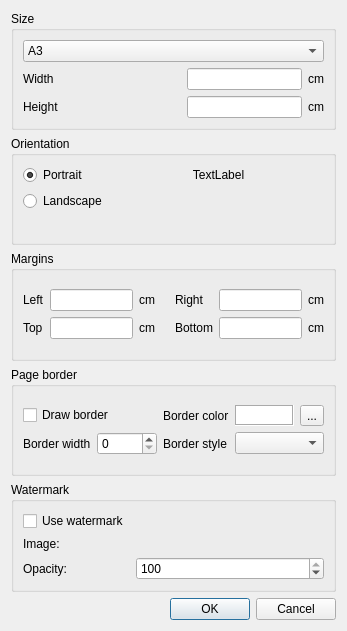
<?xml version="1.0" encoding="UTF-8"?>
<ui version="4.0">
 <class>PageSettingDlg</class>
 <widget class="QDialog" name="PageSettingDlg">
  <property name="geometry">
   <rect>
    <x>0</x>
    <y>0</y>
    <width>347</width>
    <height>631</height>
   </rect>
  </property>
  <property name="sizePolicy">
   <sizepolicy hsizetype="Preferred" vsizetype="Preferred">
    <horstretch>0</horstretch>
    <verstretch>0</verstretch>
   </sizepolicy>
  </property>
  <property name="minimumSize">
   <size>
    <width>347</width>
    <height>450</height>
   </size>
  </property>
  <property name="maximumSize">
   <size>
    <width>347</width>
    <height>631</height>
   </size>
  </property>
  <property name="windowTitle">
   <string>Page settings</string>
  </property>
  <property name="windowIcon">
   <iconset resource="images.qrc">
    <normaloff>:/new/prefix1/images/pageSetting.png</normaloff>:/new/prefix1/images/pageSetting.png</iconset>
  </property>
  <layout class="QVBoxLayout" name="verticalLayout_6">
   <item>
    <widget class="QGroupBox" name="groupBox_3">
     <property name="title">
      <string>Size</string>
     </property>
     <layout class="QVBoxLayout" name="verticalLayout_3">
      <item>
       <layout class="QGridLayout" name="gridLayout_2">
        <item row="0" column="0" colspan="4">
         <widget class="QComboBox" name="cbPageSize">
          <item>
           <property name="text">
            <string>A3</string>
           </property>
          </item>
          <item>
           <property name="text">
            <string>A4</string>
           </property>
          </item>
          <item>
           <property name="text">
            <string>A5</string>
           </property>
          </item>
          <item>
           <property name="text">
            <string>Letter</string>
           </property>
          </item>
         </widget>
        </item>
        <item row="1" column="0">
         <widget class="QLabel" name="label_10">
          <property name="text">
           <string>Width</string>
          </property>
         </widget>
        </item>
        <item row="1" column="2">
         <widget class="QLineEdit" name="edtWidth"/>
        </item>
        <item row="1" column="3">
         <widget class="QLabel" name="label_12">
          <property name="text">
           <string>cm</string>
          </property>
         </widget>
        </item>
        <item row="2" column="0">
         <widget class="QLabel" name="label_11">
          <property name="text">
           <string>Height</string>
          </property>
         </widget>
        </item>
        <item row="2" column="2">
         <widget class="QLineEdit" name="edtHeight"/>
        </item>
        <item row="2" column="3">
         <widget class="QLabel" name="label_13">
          <property name="text">
           <string>cm</string>
          </property>
         </widget>
        </item>
        <item row="1" column="1">
         <spacer name="horizontalSpacer_3">
          <property name="orientation">
           <enum>Qt::Horizontal</enum>
          </property>
          <property name="sizeHint" stdset="0">
           <size>
            <width>40</width>
            <height>20</height>
           </size>
          </property>
         </spacer>
        </item>
       </layout>
      </item>
     </layout>
    </widget>
   </item>
   <item>
    <widget class="QGroupBox" name="groupBox_2">
     <property name="minimumSize">
      <size>
       <width>0</width>
       <height>0</height>
      </size>
     </property>
     <property name="maximumSize">
      <size>
       <width>16777215</width>
       <height>16777215</height>
      </size>
     </property>
     <property name="title">
      <string>Orientation</string>
     </property>
     <layout class="QVBoxLayout" name="verticalLayout_2">
      <item>
       <layout class="QFormLayout" name="formLayout">
        <item row="0" column="0">
         <widget class="QRadioButton" name="rPortrait">
          <property name="text">
           <string>Portrait</string>
          </property>
          <property name="checked">
           <bool>true</bool>
          </property>
         </widget>
        </item>
        <item row="0" column="1">
         <widget class="QLabel" name="lblOrientation">
          <property name="text">
           <string notr="true">TextLabel</string>
          </property>
          <property name="alignment">
           <set>Qt::AlignCenter</set>
          </property>
         </widget>
        </item>
        <item row="1" column="0">
         <widget class="QRadioButton" name="rLandscape">
          <property name="text">
           <string>Landscape</string>
          </property>
         </widget>
        </item>
       </layout>
      </item>
     </layout>
    </widget>
   </item>
   <item>
    <widget class="QGroupBox" name="groupBox">
     <property name="title">
      <string>Margins</string>
     </property>
     <layout class="QVBoxLayout" name="verticalLayout">
      <item>
       <layout class="QGridLayout" name="gridLayout">
        <item row="0" column="5">
         <widget class="QLineEdit" name="edtRight"/>
        </item>
        <item row="0" column="6">
         <widget class="QLabel" name="label_3">
          <property name="text">
           <string>cm</string>
          </property>
         </widget>
        </item>
        <item row="0" column="3">
         <spacer name="horizontalSpacer_2">
          <property name="orientation">
           <enum>Qt::Horizontal</enum>
          </property>
          <property name="sizeHint" stdset="0">
           <size>
            <width>40</width>
            <height>20</height>
           </size>
          </property>
         </spacer>
        </item>
        <item row="2" column="6">
         <widget class="QLabel" name="label_4">
          <property name="text">
           <string>cm</string>
          </property>
         </widget>
        </item>
        <item row="0" column="0">
         <widget class="QLabel" name="label_5">
          <property name="text">
           <string>Left</string>
          </property>
         </widget>
        </item>
        <item row="0" column="4">
         <widget class="QLabel" name="label_7">
          <property name="text">
           <string>Right</string>
          </property>
         </widget>
        </item>
        <item row="0" column="1">
         <widget class="QLineEdit" name="edtLeft"/>
        </item>
        <item row="2" column="5">
         <widget class="QLineEdit" name="edtBottom"/>
        </item>
        <item row="2" column="4">
         <widget class="QLabel" name="label_8">
          <property name="text">
           <string>Bottom</string>
          </property>
         </widget>
        </item>
        <item row="0" column="2">
         <widget class="QLabel" name="label">
          <property name="text">
           <string>cm</string>
          </property>
         </widget>
        </item>
        <item row="2" column="2">
         <widget class="QLabel" name="label_2">
          <property name="text">
           <string>cm</string>
          </property>
         </widget>
        </item>
        <item row="2" column="0">
         <widget class="QLabel" name="label_6">
          <property name="text">
           <string>Top</string>
          </property>
         </widget>
        </item>
        <item row="2" column="1">
         <widget class="QLineEdit" name="edtTop"/>
        </item>
       </layout>
      </item>
     </layout>
    </widget>
   </item>
   <item>
    <widget class="QGroupBox" name="groupBox_41">
     <property name="title">
      <string>Page border</string>
     </property>
     <layout class="QVBoxLayout" name="verticalLayout_5">
      <item>
       <layout class="QGridLayout" name="gridLayout_4">
        <item row="1" column="3" colspan="2">
         <widget class="QComboBox" name="cmbBorderStyle">
          <property name="iconSize">
           <size>
            <width>64</width>
            <height>16</height>
           </size>
          </property>
         </widget>
        </item>
        <item row="0" column="3">
         <widget class="QLabel" name="lblBorderColor">
          <property name="styleSheet">
           <string notr="true">QLabel {background-color: white}</string>
          </property>
          <property name="frameShape">
           <enum>QFrame::Box</enum>
          </property>
          <property name="frameShadow">
           <enum>QFrame::Sunken</enum>
          </property>
          <property name="text">
           <string/>
          </property>
         </widget>
        </item>
        <item row="0" column="0" colspan="2">
         <widget class="QCheckBox" name="chkDrawBorder">
          <property name="text">
           <string>Draw border</string>
          </property>
         </widget>
        </item>
        <item row="0" column="2">
         <widget class="QLabel" name="label_14">
          <property name="text">
           <string>Border color</string>
          </property>
         </widget>
        </item>
        <item row="0" column="4">
         <widget class="QToolButton" name="btnBorderColor">
          <property name="text">
           <string>...</string>
          </property>
         </widget>
        </item>
        <item row="1" column="1">
         <widget class="QSpinBox" name="spnBorderWidth"/>
        </item>
        <item row="1" column="0">
         <widget class="QLabel" name="label_9">
          <property name="text">
           <string>Border width</string>
          </property>
         </widget>
        </item>
        <item row="1" column="2">
         <widget class="QLabel" name="label_15">
          <property name="text">
           <string>Border style</string>
          </property>
         </widget>
        </item>
       </layout>
      </item>
     </layout>
    </widget>
   </item>
   <item>
    <widget class="QGroupBox" name="groupBox_4">
     <property name="title">
      <string>Watermark</string>
     </property>
     <layout class="QVBoxLayout" name="verticalLayout_4">
      <item>
       <layout class="QGridLayout" name="gridLayout_3">
        <item row="0" column="0" colspan="2">
         <widget class="QCheckBox" name="chckWatermark">
          <property name="text">
           <string>Use watermark</string>
          </property>
         </widget>
        </item>
        <item row="2" column="0">
         <widget class="QLabel" name="label_17">
          <property name="text">
           <string>Opacity:</string>
          </property>
         </widget>
        </item>
        <item row="1" column="0">
         <widget class="QLabel" name="label_16">
          <property name="text">
           <string>Image:</string>
          </property>
         </widget>
        </item>
        <item row="0" column="2">
         <spacer name="horizontalSpacer_4">
          <property name="orientation">
           <enum>Qt::Horizontal</enum>
          </property>
          <property name="sizeHint" stdset="0">
           <size>
            <width>40</width>
            <height>20</height>
           </size>
          </property>
         </spacer>
        </item>
        <item row="1" column="2">
         <widget class="XYZLabel" name="lblWatermarkImage">
          <property name="text">
           <string/>
          </property>
          <property name="pixmap">
           <pixmap resource="../QtRPT/imagesRpt.qrc">:/QtRptDesigner/images/QtRptDesigner.ico</pixmap>
          </property>
          <property name="alignment">
           <set>Qt::AlignCenter</set>
          </property>
         </widget>
        </item>
        <item row="2" column="2">
         <widget class="QSpinBox" name="spnWaterOpacity">
          <property name="maximum">
           <number>100</number>
          </property>
          <property name="value">
           <number>100</number>
          </property>
         </widget>
        </item>
       </layout>
      </item>
     </layout>
    </widget>
   </item>
   <item>
    <layout class="QHBoxLayout" name="horizontalLayout">
     <item>
      <spacer name="horizontalSpacer">
       <property name="orientation">
        <enum>Qt::Horizontal</enum>
       </property>
       <property name="sizeHint" stdset="0">
        <size>
         <width>40</width>
         <height>20</height>
        </size>
       </property>
      </spacer>
     </item>
     <item>
      <widget class="QPushButton" name="btnOK">
       <property name="text">
        <string>OK</string>
       </property>
      </widget>
     </item>
     <item>
      <widget class="QPushButton" name="btnCancel">
       <property name="text">
        <string>Cancel</string>
       </property>
      </widget>
     </item>
    </layout>
   </item>
  </layout>
 </widget>
 <customwidgets>
  <customwidget>
   <class>XYZLabel</class>
   <extends>QLabel</extends>
   <header>XYZ_Label.h</header>
  </customwidget>
 </customwidgets>
 <resources>
  <include location="../QtRPT/imagesRpt.qrc"/>
  <include location="images.qrc"/>
  <include location="../QtRPT/imagesRpt.qrc"/>
  <include location="../QtRPT/imagesRpt.qrc"/>
 </resources>
 <connections>
  <connection>
   <sender>btnOK</sender>
   <signal>clicked()</signal>
   <receiver>PageSettingDlg</receiver>
   <slot>accept()</slot>
   <hints>
    <hint type="sourcelabel">
     <x>388</x>
     <y>373</y>
    </hint>
    <hint type="destinationlabel">
     <x>266</x>
     <y>202</y>
    </hint>
   </hints>
  </connection>
  <connection>
   <sender>btnCancel</sender>
   <signal>clicked()</signal>
   <receiver>PageSettingDlg</receiver>
   <slot>reject()</slot>
   <hints>
    <hint type="sourcelabel">
     <x>471</x>
     <y>373</y>
    </hint>
    <hint type="destinationlabel">
     <x>266</x>
     <y>202</y>
    </hint>
   </hints>
  </connection>
 </connections>
</ui>
